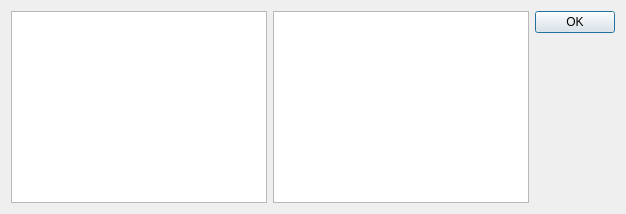
<?xml version="1.0" encoding="UTF-8"?>
<ui version="4.0">
 <class>FrequencyPickDialog</class>
 <widget class="QDialog" name="FrequencyPickDialog">
  <property name="windowTitle">
   <string>Frequency</string>
  </property>
  <property name="minimumHeight">
   <number>800</number>
  </property>
  <layout class="QGridLayout" name="dialogLayout">
   <item row="0" column="0">
    <layout class="QHBoxLayout" name="listLayout">
     <item>
      <widget class="QListWidget" name="mhzList"/>
     </item>
     <item>
      <widget class="QListWidget" name="khzList"/>
     </item>
    </layout>
   </item>
   <item row="0" column="1">
    <widget class="QDialogButtonBox" name="buttonBox">
     <property name="orientation">
      <enum>Qt::Vertical</enum>
     </property>
     <property name="standardButtons">
      <set>QDialogButtonBox::Ok</set>
     </property>
    </widget>
   </item>
  </layout>
 </widget>
 <resources/>
 <connections/>
</ui>
